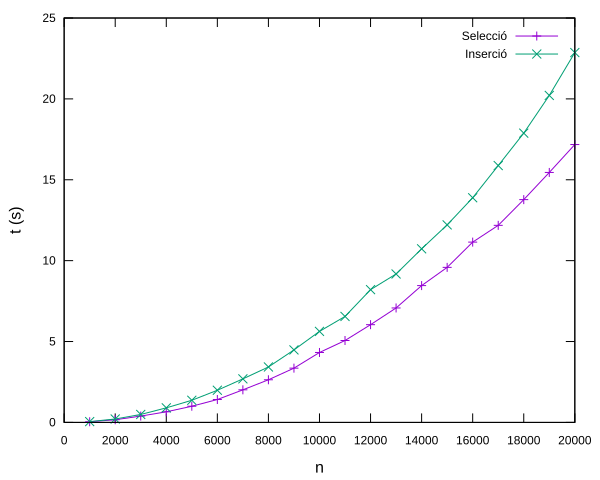

Write gnuplot code to recreate this figure.
set term "svg"
set output "seleccio-insercio.svg"
set xlabel "n" font "Arial, 16"
set ylabel "t (s)" font "Arial, 16"
plot "seleccio.txt" title "Selecció" with linespoints, "insercio.txt" title "Inserció" with linespoints
